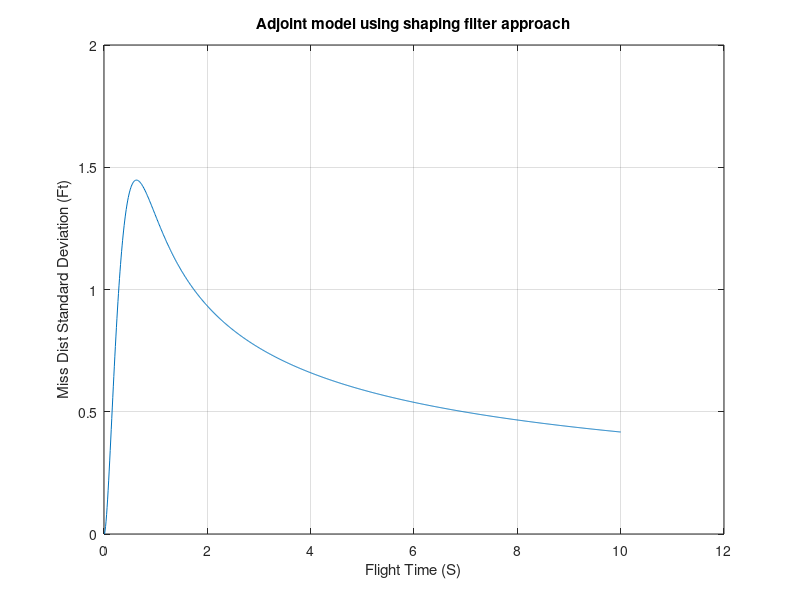

The MATLAB source for this figure:
clear
count=0;
XNT = 161.;
XNP = 3;
TAU = .2;
TF = 10;
T=0;
S=0;
TP=T+.00001;
X1=0;
X2=0;
X3=1;
X4=0;
X5=0.;
H=.01;
while TP <= (TF - 1e-5)
	STEP=1;
	FLAG=0;
	S=S+H;
	X1OLD=X1;
	X2OLD=X2;
	X3OLD=X3;
	X4OLD=X4;
	X5OLD=X5;
	while STEP <=1
		if FLAG==1
			STEP=2;
			X1=X1+H*X1D;
			X2=X2+H*X2D;
			X3=X3+H*X3D;
			X4=X4+H*X4D;
			X5=X5+H*X5D;
			TP=TP+H;
		end;
		X1D=X2;
		X2D=X3;
		Y1=(X4-X2)/TAU;
		TGO=TP+.00001;
		X3D=XNP*Y1/TGO;
		X4D=-Y1;
		X5D=X1*X1;
		FLAG=1;
	end;
	FLAG=0;
	X1=(X1OLD+X1)/2+.5*H*X1D;
	X2=(X2OLD+X2)/2+.5*H*X2D;
	X3=(X3OLD+X3)/2+.5*H*X3D;
	X4=(X4OLD+X4)/2+.5*H*X4D;
   	X5=(X5OLD+X5)/2+.5*H*X5D;
   	S=S+H;
   	if S>=.000999
      		S=0.;
      		XMUDNT=XNT*sqrt(X5/TGO);
      		count=count+1;
      		ArrayTP(count)=TP;
      		ArrayXMUDNT(count)=XMUDNT;
   	end;
end
figure
plot(ArrayTP, ArrayXMUDNT),grid
title('Adjoint model using shaping filter approach')
xlabel('Flight Time (S)')
ylabel('Miss Dist Standard Deviation (Ft)')
clc
output=[ArrayTP',ArrayXMUDNT'];
save datfil.txt output -ascii
disp('Simulation Complete')
